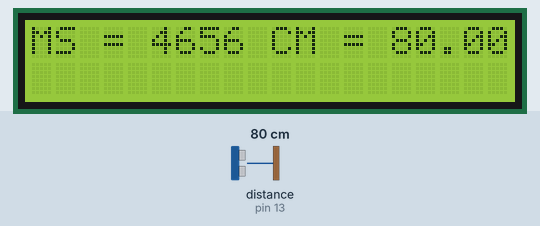
Recording of a sketch running on a simulated Arduino Uno, built with avr-gcc and run on an emulated ATmega328P. Shown: 20×2 character LCD. The test bench sets the inputs (shaded band); at power-on: distance to the obstacle (sensor on pin 13) 80 cm. The echo pulse lasts 58.3 µs per cm; what the sketch prints to the serial monitor is not drawn.

Above: at 1.2 s.
1.3 s: distance to the obstacle (sensor on pin 13) set to 2 cm
At 3.0 s:
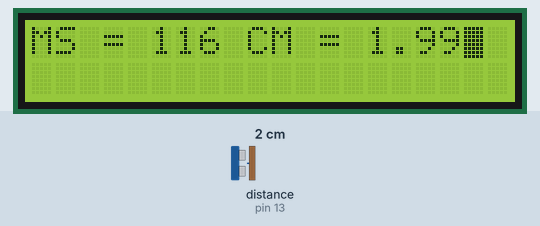
7.3 s: distance to the obstacle (sensor on pin 13) set to 4 cm
At 9.5 s:
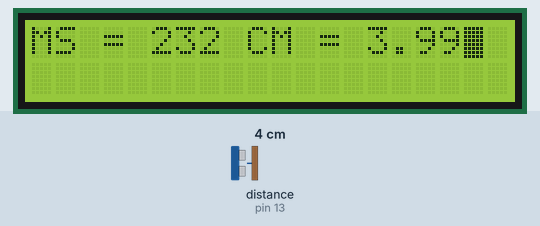
11.6 s: distance to the obstacle (sensor on pin 13) set to 9 cm
At 13.1 s:
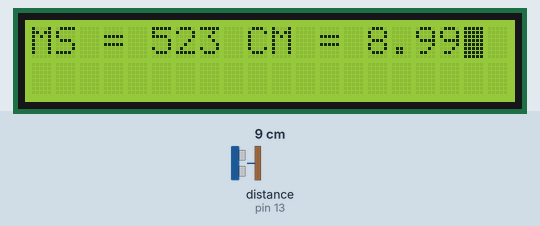
Timing chart, 0 to 14.6 s (numbered marks = the images above; inputs shaded):
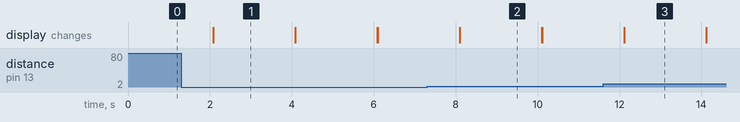

Measured:
- after the input at 1.3 s, the display: first differs from a run without the input after 0.78 s (image 1)
- after the input at 7.3 s, the display: first differs from a run without the input after 0.80 s (image 2)
- after the input at 11.6 s, the display: first differs from a run without the input after 0.52 s (image 3)
- what the display in image 1 shows lasts 2.0 s, from 2.1 s to 4.1 s

The sketch:

hw1.ino
```cpp
#include <Ultrasonic.h>
#include<LiquidCrystal.h>
#define TRIGGER 12
#define ECHO 13
#define MAXword 40
#define ROW(x) (x / 2)
#define COL(x) (x % 20)
LiquidCrystal lcd(11, 10, 9, 8, 7, 6);
Ultrasonic ultrasonic(TRIGGER, ECHO);
void setup()
{
Serial.begin(9600);
 Serial.println("04050343 04050794 START");
  lcd.begin(20, 2);
  lcd.home();
lcd.cursor(); // 游標
lcd.blink(); // 游標閃爍
}
void loop()
{

float cm, in;
long ms = ultrasonic.timing();
cm = ultrasonic.convert(ms, Ultrasonic::CM);
in = ultrasonic.convert(ms, Ultrasonic::IN);
Serial.print("MS: "); Serial.print(ms);
Serial.print(", CM: "); Serial.print(cm);
Serial.print(", IN: "); Serial.println(in);
//04050343 04050794
lcd.print("MS = ");
lcd.print(ms);
//lcd.setCursor(0, 1);
lcd.print(" CM = ");
lcd.print(cm);


delay(2000);
lcd.clear();

}
```
